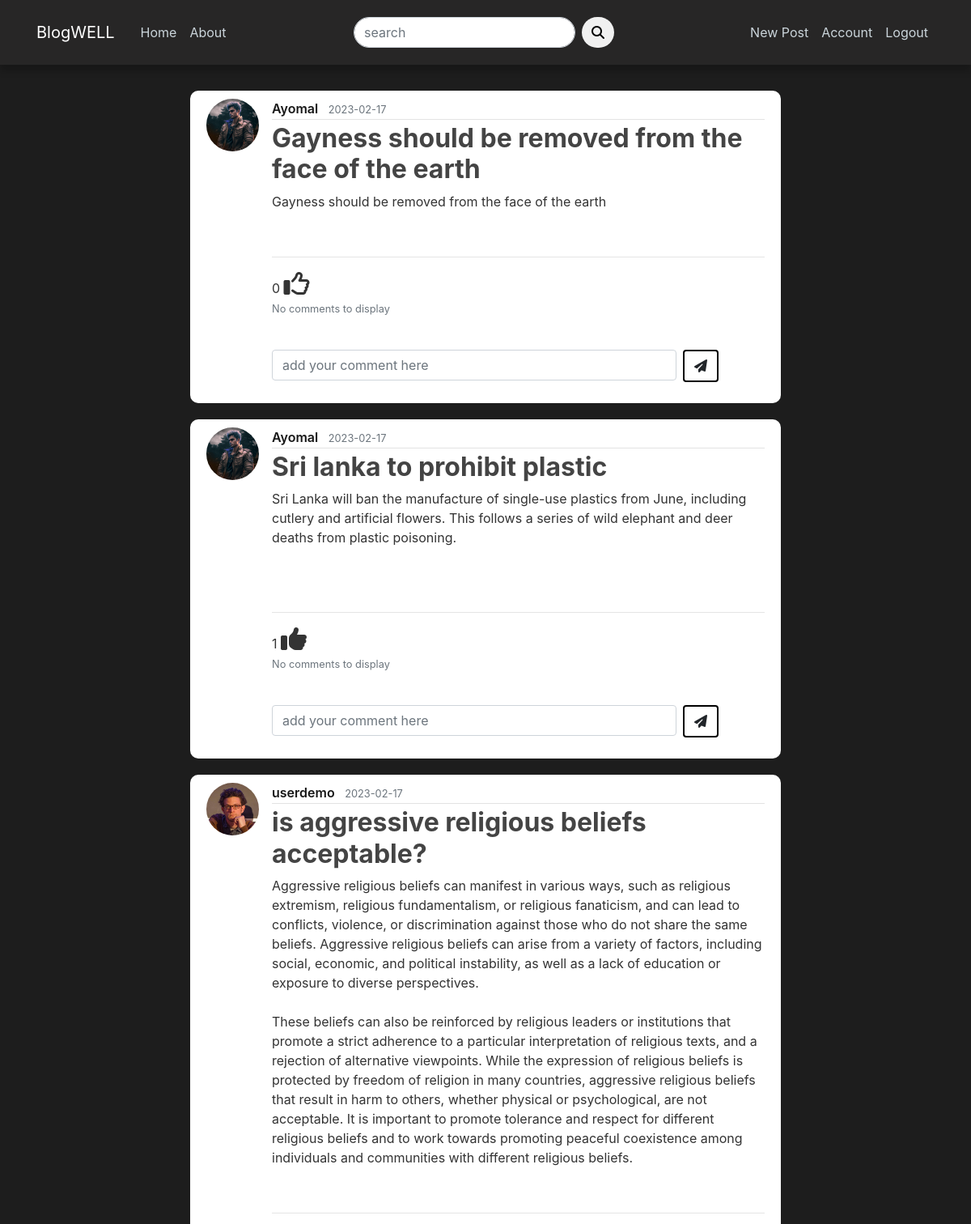
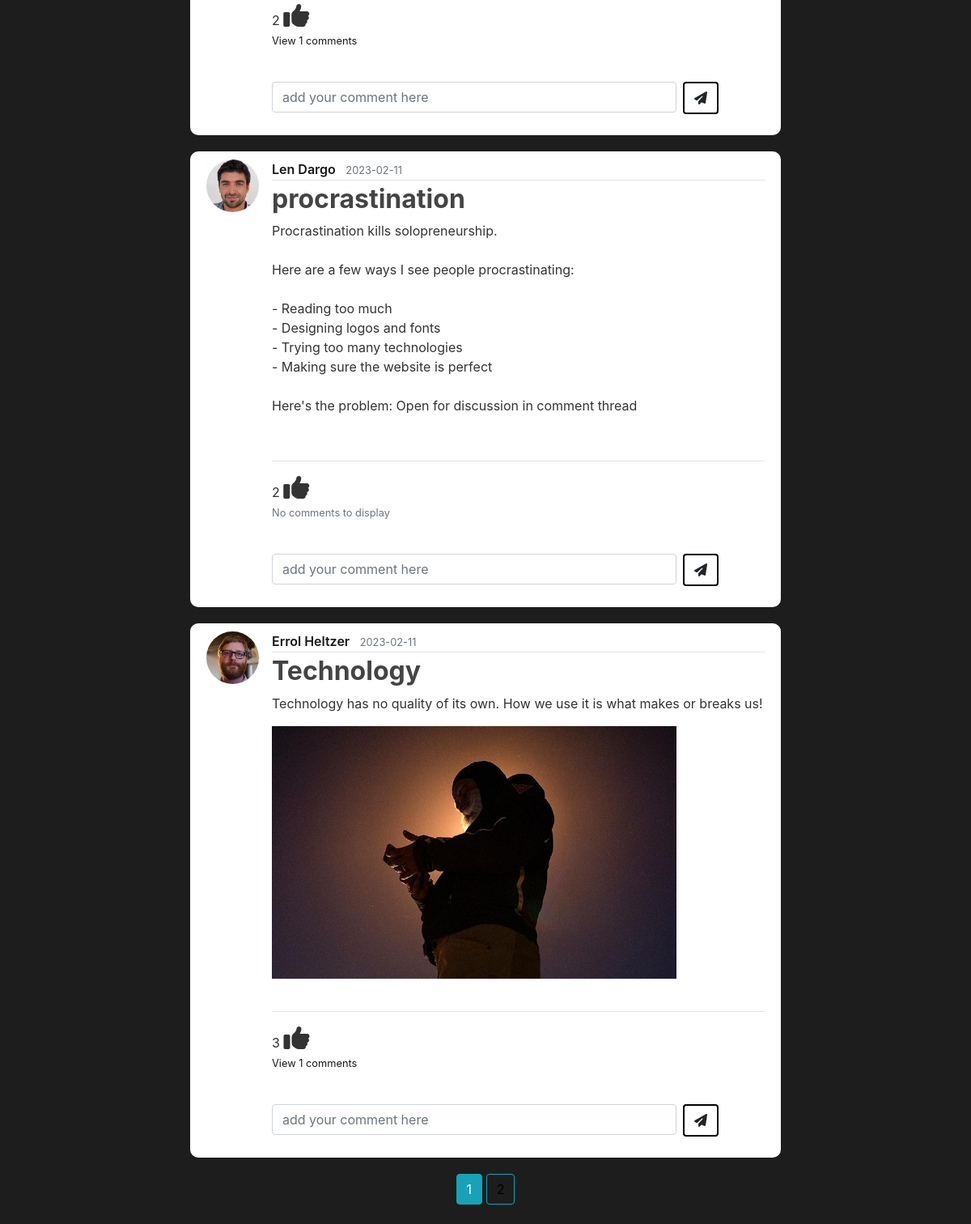
The app's page /home (signed in) with its own data (2 pictures, top to bottom).
### blog/models.py (models this page shows, shortened)
class Post(db.Model):
    __table_args__ = (CheckConstraint('hate_percentage >= 0.0 and hate_percentage <= 1.0'),)
    id = db.Column(db.Integer, primary_key=True)
    title = db.Column(db.String(100), nullable=False)
    date_posted = db.Column(db.DateTime, nullable=False, default=datetime.utcnow)
    content = db.Column(db.Text, nullable=False)
    post_image = db.Column(db.String(200), nullable=True)
    user_id = db.Column(db.Integer, db.ForeignKey('user.id'), nullable=False)
    comments = db.relationship('Comment', backref='post', lazy=True, cascade="all, delete")
    likes = db.relationship('Like', backref='Post', lazy=True, cascade="all, delete")
    hate_percentage = db.Column(db.Float, nullable=False, server_default='0.0')
    reports = db.relationship('Reports', backref='Post', lazy=True, cascade="all, delete")

class User(db.Model, UserMixin):
    id = db.Column(db.Integer, primary_key=True)
    username = db.Column(db.String(20), unique=True, nullable=False)
    email = db.Column(db.String(120), unique=True, nullable=False)
    image_file = db.Column(db.String(20), nullable=False, default='default.jpg')
    password = db.Column(db.String(60), nullable=False)
    posts = db.relationship('Post', backref='author', lazy=True, cascade="all, delete")
    comments = db.relationship('Comment', backref='author', lazy=True, cascade="all, delete")
    is_admin = db.Column(db.Boolean, default=False)
    likes = db.relationship('Like', backref='author', lazy=True, cascade="all, delete")
    reports = db.relationship('Reports', backref='author', lazy=True, cascade="all, delete")

### blog/main/routes.py (the view)
@main.route("/")
@main.route("/home")
def home():
    page = request.args.get('page', 1, type=int)
    posts = Post.query.order_by(Post.date_posted.desc()).paginate(page=page, per_page=5)#pagination and post order
    return render_template('home.html', posts=posts)

### blog/users/forms.py
class SearchForm(FlaskForm):
    searched = StringField('search', validators=[DataRequired()])
    submit = SubmitField('Submit')

### blog/models.py (called while the page is built)
@login_manager.user_loader
def load_user(user_id):
    return User.query.get(int(user_id))

### blog/users/routes.py (called while the page is built)
@app.context_processor
def home():
    form = SearchForm()
    return dict(form=form)

### blog/templates/home.html (shortened to what this page needs)
{% extends "layout.html" %}
{% block content %}
    {% for post in posts.items %}
        <article class="media content-section">
            <img src="{{ url_for('static', filename='profile_pics/' + post.author.image_file)}}" class="rounded-circle article-img" alt="">
            <div class="media-body">
            <div class="article-metadata">
                <a class="mr-2 uname" href="{{url_for('users.user_posts', username=post.author.username )}}">{{ post.author.username }}</a>
                <small class="text-muted">{{ post.date_posted.strftime('%Y-%m-%d') }}</small>
            </div>
            <h2><a class="article-title font-weight-bold" href="{{ url_for('posts.post', post_id=post.id)}}">{{ post.title }}</a></h2>
            {% if post.post_image %}
                <div><p class="article-content">{{ post.content }}</p></div>
                <div class="post-pic"><img src="{{url_for('static', filename = 'post_images/' + post.post_image)}}" alt="" height="auto" width="500px"></div>
            {% else %}
                <div><p class="article-content">{{ post.content }}</p></div>
            {% endif %}
            <br><hr>
             <div>
                <span id="likes-count-{{post.id}}">{{post.likes|length}}</span>
                {% if current_user in post.likes|map(attribute="author")|list %}
                    <i class="fa-solid fa-thumbs-up fa-2x" id="likes-button-{{post.id}}" onclick="like({{post.id}})"></i></a>
                {% else %}
                    <i class="fa-regular fa-thumbs-up fa-2x" id="likes-button-{{post.id}}" onclick="like({{post.id}})"></i></a>
                {% endif %}
            </div>
            <p class="card-text">
                {% if post.comments|length > 0 %}
                <a data-toggle="collapse" href="#comments-{{post.id}}" role="button" aria-expanded="false">
                    <small>View {{post.comments|length }} comments</small>
                </a>
                {% else%}
                <small class="text-muted">No comments to display</small>
                {% endif %}
            </p>
            <br>
            <form action="/comment/{{post.id}}" class="input-group mb-3" method="POST">
                <div class="mr-2">
                    <input type="text" name="text" id="text" class="form-control" placeholder="add your comment here" style="width: 500px;"/>
                </div>
                <div>
                    <button type="submit" class="btn btn-rounded" style="border: 2px solid black;"><i class="fa-solid fa-paper-plane"></i></button>
                </div>
            </form>
            </div>
        </article>
    {% endfor %}
    <div class="pagi_btn text-center">
        {% for page_num in posts.iter_pages(left_edge=1, right_edge=1, left_current=1, right_current=2) %}
            {% if page_num %}
                {% if posts.page == page_num %}
                    <a href="{{ url_for('main.home', page=page_num )}}" class="btn btn-info mb-4">{{ page_num }}</a>
                {% else %}
                    <a href="{{ url_for('main.home', page=page_num )}}" class="btn btn-outline-info mb-4">{{ page_num }}</a>
                {% endif %}
            {% endif %}
        {% endfor %}
    </div>
{% endblock content %}

### blog/static/main.css (style rules this page uses)
body { background: #1d1d1d; color: #333333; margin-top: 7rem; }
h1, h2, h3, h4, h5, h6 { color: #444444; }
a { color: rgb(23, 23, 23); }
.uname { font-weight: 600; }
.content-section { background: #ffffff; padding: 10px 20px; border-radius: 10px; margin-bottom: 20px; }
.article-title { color: #444444; }
.article-content { white-space: pre-line; }
.article-img { height: 65px; width: 65px; margin-right: 16px; }
.article-metadata { padding-bottom: 1px; margin-bottom: 4px; border-bottom: 1px solid #e3e3e3 }
.btn-outline-info { color: black; }
.fa-thumbs-up { cursor: pointer; }

### records on screen
Post: image_file (picture), author.username "Ayomal", date_posted "2023-02-17", title "Gayness should be removed from the face of the earth", content "Gayness should be removed from the face of the earth", likes|length "0", shows "No comments to display"
Post: image_file (picture), author.username "Ayomal", date_posted "2023-02-17", title "Sri lanka to prohibit plastic", content "Sri Lanka will ban the manufacture of single-use plastics from June, including cutlery and artificial flowers. This follows a series of wild elephant and deer deaths from plastic poisoning.", likes|length "1", shows "No comments to display"
Post: image_file (picture), author.username "userdemo", date_posted "2023-02-17", title "is aggressive religious beliefs acceptable?", content "Aggressive religious beliefs can manifest in various ways, such as religious extremism, religious fundamentalism, or religious fanaticism, and can lead to conflicts, violence, or discrimination against those who do not share the same beliefs. Aggressive religious beliefs can arise from a variety of factors, including social, economic, and political instability, as well as a lack of education or exposure to diverse perspectives. These beliefs can also be reinforced by religious leaders or institutions that promote a strict adherence to a particular interpretation of religious texts, and a rejection of alternative viewpoints. While the expression of religious beliefs is protected by freedom…", likes|length "2", comments|length "1"
Post: image_file (picture), author.username "Len Dargo", date_posted "2023-02-11", title "procrastination", content "Procrastination kills solopreneurship. Here are a few ways I see people procrastinating: - Reading too much - Designing logos and fonts - Trying too many technologies - Making sure the website is perfect Here's the problem: Open for discussion in comment thread", likes|length "2", shows "No comments to display"
Post: image_file (picture), author.username "Errol Heltzer", date_posted "2023-02-11", title "Technology", content "Technology has no quality of its own. How we use it is what makes or breaks us!", post_image (picture), likes|length "3", comments|length "1"

### other values on screen
{{ page_num }} "1"
{{ page_num }} "2"
